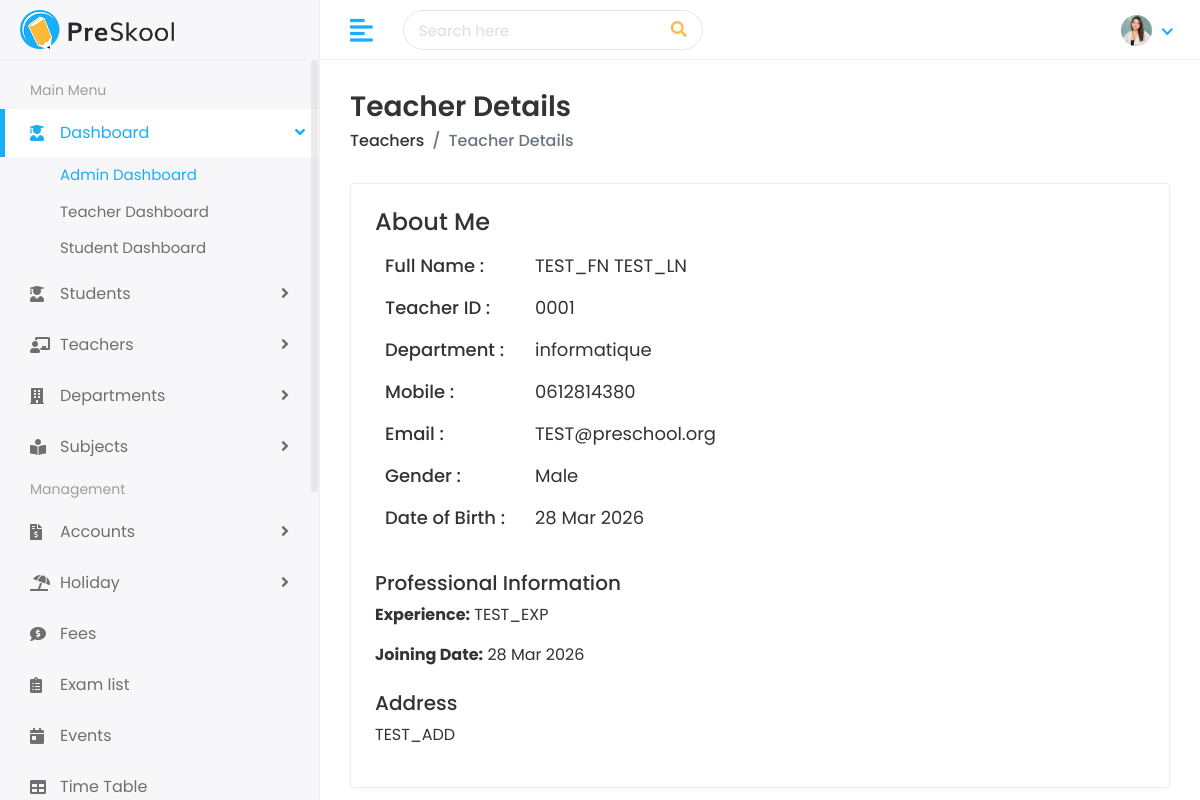
Screenshot of /teachers/view/0001/ (signed in) with the database file from the repository.
### faculty/models.py (models this page shows, shortened)
class Teacher(models.Model):
    first_name = models.CharField(max_length=100)
    last_name = models.CharField(max_length=100)
    teacher_id = models.CharField(max_length=20, unique=True)
    gender = models.CharField(max_length=10, choices=[('Male', 'Male'), ('Female', 'Female')])
    date_of_birth = models.DateField()
    joining_date = models.DateField()
    mobile_number = models.CharField(max_length=15)
    experience = models.CharField(max_length=50, blank=True)
    avatar = models.ImageField(upload_to='teachers/', blank=True)
    department = models.ForeignKey(Department, on_delete=models.SET_NULL, null=True, related_name='teachers')
    email = models.EmailField(max_length=100, blank=True)
    address = models.TextField(blank=True)

class Department(models.Model):
    department_id = models.CharField(max_length=20, unique=True)
    name = models.CharField(max_length=100)
    head_of_department = models.CharField(max_length=100, blank=True)
    start_year = models.IntegerField()
    students_capacity = models.IntegerField()

### faculty/views.py (the view)
# urls.py: path('teachers/view/<str:teacher_id>/', views.view_teacher, name='view_teacher'),
@role_required(['admin'])
def view_teacher(request, teacher_id):
    teacher = Teacher.objects.filter(teacher_id=teacher_id).first()
    context = {'teacher': teacher}
    return render(request, 'teachers/teacher-details.html', context)

### templates/teachers/teacher-details.html (shortened to what this page needs)
{% extends 'Home/base.html' %}
{% load static %}
{% block body %}
<div class="page-wrapper">
    <div class="content container-fluid">
        <div class="page-header">
            <div class="row">
                <div class="col-sm-12">
                    <h3 class="page-title">Teacher Details</h3>
                    <ul class="breadcrumb">
                        <li class="breadcrumb-item"><a href="{% url 'teacher_list' %}">Teachers</a></li>
                        <li class="breadcrumb-item active">Teacher Details</li>
                    </ul>
                </div>
            </div>
        </div>
        <div class="card">
            <div class="card-body">
                <div class="row">
                    <div class="col-md-12">
                        <div class="about-info">
                            <h4>About Me</h4>
                            <div class="media mt-3">
                                <div class="media-body">
                                    <ul>
                                        <li>
                                            <span class="title-span">Full Name : </span>
                                            <span class="info-span">{{ teacher.first_name }} {{ teacher.last_name }}</span>
                                        </li>
                                        <li>
                                            <span class="title-span">Teacher ID : </span>
                                            <span class="info-span">{{ teacher.teacher_id }}</span>
                                        </li>
                                        <li>
                                            <span class="title-span">Department : </span>
                                            <span class="info-span">{{ teacher.department.name }}</span>
                                        </li>
                                        <li>
                                            <span class="title-span">Mobile : </span>
                                            <span class="info-span">{{ teacher.mobile_number }}</span>
                                        </li>
                                        <li>
                                            <span class="title-span">Email : </span>
                                            <span class="info-span">{{ teacher.email }}</span>
                                        </li>
                                        <li>
                                            <span class="title-span">Gender : </span>
                                            <span class="info-span">{{ teacher.gender }}</span>
                                        </li>
                                        <li>
                                            <span class="title-span">Date of Birth : </span>
                                            <span class="info-span">{{ teacher.date_of_birth|date:"d M Y" }}</span>
                                        </li>
                                    </ul>
                                </div>
                            </div>
                            <div class="row mt-4">
                                <div class="col-md-12">
                                    <h5>Professional Information</h5>
                                    <p><strong>Experience:</strong> {{ teacher.experience }}</p>
                                    <p><strong>Joining Date:</strong> {{ teacher.joining_date|date:"d M Y" }}</p>
                                </div>
                            </div>
                            <div class="row mt-2">
                                <div class="col-md-12">
                                    <h5>Address</h5>
                                    <p>{{ teacher.address }}</p>
                                </div>
                            </div>
                        </div>
                    </div>
                </div>
            </div>
        </div>
    </div>
</div>
{% endblock %}

### static/assets/css/style.css (style rules this page uses)
html { height: 100%; }
body { background-color: #fff; color: #333; font-family: 'Poppins', sans-serif; font-size: 1rem; height: 100%; line-height: 1.5; overflow-x: hidden; }
h1, h2, h3, h4, h5, h6 { font-family: 'Poppins', sans-serif; margin-top: 0; }
ul, ol { padding: 0px; list-style: none; }
.card { border: 1px solid #ececf5; box-shadow: 0 1px 3px 0 rgba(0, 0, 0, 0.03); margin-bottom: 1.875rem; }
.card-body { padding: 1.5rem; }
.page-wrapper { margin-left: 320px; padding-top: 60px; position: relative; transition: all 0.4s ease; }
.page-wrapper > .content { padding: 1.875rem 1.875rem 0; }
.page-header { margin-bottom: 1.875rem; }
.page-header .breadcrumb { background-color: transparent; color: #6c757d; font-size: 1rem; font-weight: 500; margin-bottom: 0; padding: 0; }
.page-header .breadcrumb a { color: #333; }
.page-title { font-size: 28px; font-weight: 600; color: #333; margin-bottom: 5px; }
.about-info ul li { font-size: 18px; margin: 0px 0px 15px 10px; display: flex; }
.title-span { font-weight: 500; width: 150px; }

### rows the page displays
Teacher: first_name "TEST_FN", last_name "TEST_LN", teacher_id "0001", department.name "informatique", mobile_number "0612814380", email "TEST@preschool.org", gender "Male", date_of_birth "28 Mar 2026", experience "TEST_EXP", joining_date "28 Mar 2026", address "TEST_ADD"
